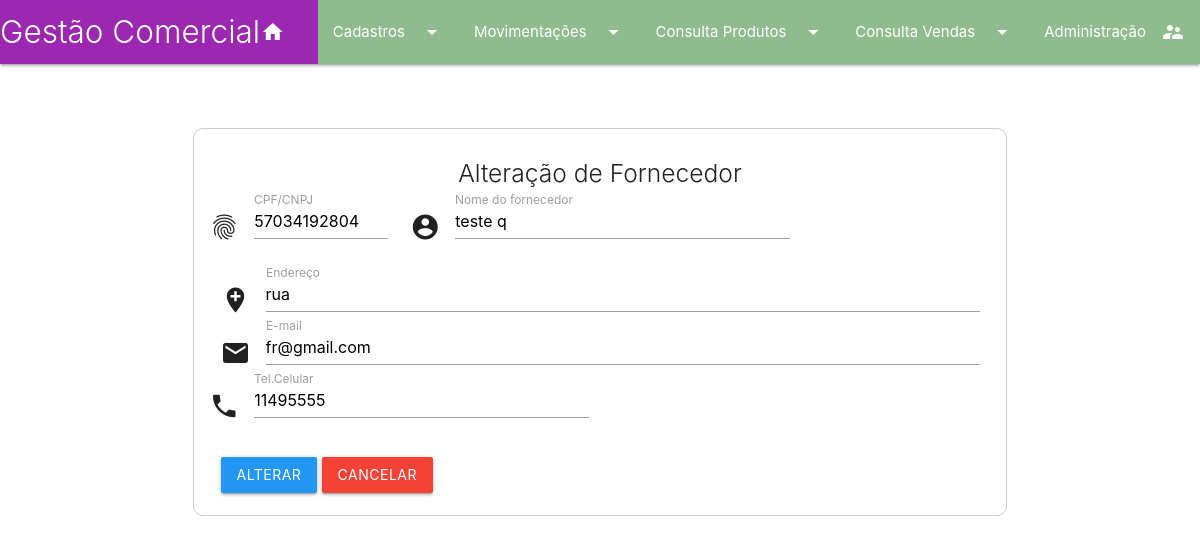
Page /editarFor.php?id=2 on the committed database.
### tables this page shows
CREATE TABLE `tb_fornecedores` (
  `id` int(11) NOT NULL,
  `cpf_cnpj` varchar(16) NOT NULL,
  `nome` varchar(100) NOT NULL,
  `endereco` varchar(100) DEFAULT NULL,
  `bairro` varchar(50) DEFAULT NULL,
  `cidade` varchar(50) DEFAULT NULL,
  `estado` varchar(2) DEFAULT NULL,
  `cep` varchar(9) DEFAULT NULL,
  `email` varchar(100) NOT NULL,
  `telefone` varchar(15) DEFAULT NULL,
  `celular` varchar(15) DEFAULT NULL,
  `operador` int(11) DEFAULT NULL,
  `datatual` date DEFAULT NULL
);

### public/editarFor.php (the view, shortened to what this page needs)
<?php
include_once '../includes/header.inc.php';
include_once '../includes/menu.inc.php';
?>
<?php
include_once('../banco_de_dados/conexao.php');
$id = filter_input(INPUT_GET, 'id', FILTER_SANITIZE_NUMBER_INT);
$querySelect = $link->query("select id,cpf_cnpj,nome,endereco,email,celular from tb_fornecedores where id='$id'");
while ($registros = $querySelect->fetch_assoc()) :
    $cpf_cnpj  = $registros['cpf_cnpj'];
    $nome = $registros['nome'];
    $endereco = $registros['endereco'];
    $email = $registros['email'];
    $celular = $registros['celular'];
endwhile;
?>
<div class="row container">
    <form action="../banco_de_dados/updateFor.php" id="formEditarForne" method="post" class="col s12" >
        <fieldset class="formulario" style="padding: 15px">
            <h5 class="light center">Alteração de Fornecedor</h5>
            <div class="row">
                <div class="input-field col s3">
                    <i class="material-icons prefix">fingerprint</i>
                    <input type="text" name="cpf_cnpj" id="cpf_cnpj" value="<?php echo $cpf_cnpj ?>" maxlength="20" required="" autofocus>
                    <label for="cpf_cnpj">CPF/CNPJ</label>
                </div>
                <div class="input-field col s6">
                    <i class="material-icons prefix">account_circle</i>
                    <input type="text" name="nome" id="nome" value="<?php echo $nome ?>" maxlength="40" required autofocus>
                    <label for="nome">Nome do fornecedor</label>
                </div>
            </div>
            <div class="input-field col s12">
                <i class="material-icons prefix">add_location</i>
                <input type="text" name="endereco" id="endereco" value="<?php echo $endereco ?>" maxlength="100" required="">
                <label for="endereco">Endereço</label>
            </div>
            <div class="input-field col s12">
                <i class="material-icons prefix">email</i>
                <input type="text" name="email" id="email" value="<?php echo $email ?>" maxlength="100" required="">
                <label for="email">E-mail</label>
            </div>
            <div class="row">
                <div class="input-field col s6">
                    <i class="material-icons prefix">phone</i>
                    <input type="text" name="celular" id="celular" value="<?php echo $celular ?>" maxlength="20" required="">
                    <label for="celular">Tel.Celular</label>
                </div>
            </div>
            <div class="input-field col s12">
                <input type="submit" value="Alterar" class="btn blue">
                <a href="lista_fornece.php" class="btn red">Cancelar</a>
            </div>
        </fieldset>
    </form>
</div>
<?php include_once('../includes/footer.inc.php') ?>

### libs/infosis.css (style rules this page uses)
.input-field { margin-top: 0.5rem; margin-bottom: 0.5rem; }
.input-field input[type="text"], .input-field input[type="password"], .input-field input[type="email"], .input-field input[type="number"], .input-field textarea.materialize-textarea { margin-bottom: 4px; height: 2.2rem; }

### rows in the picture
tb_fornecedores: cpf_cnpj "57034192804", nome "teste q", endereco "rua", email "fr@gmail.com", celular "11495555"
